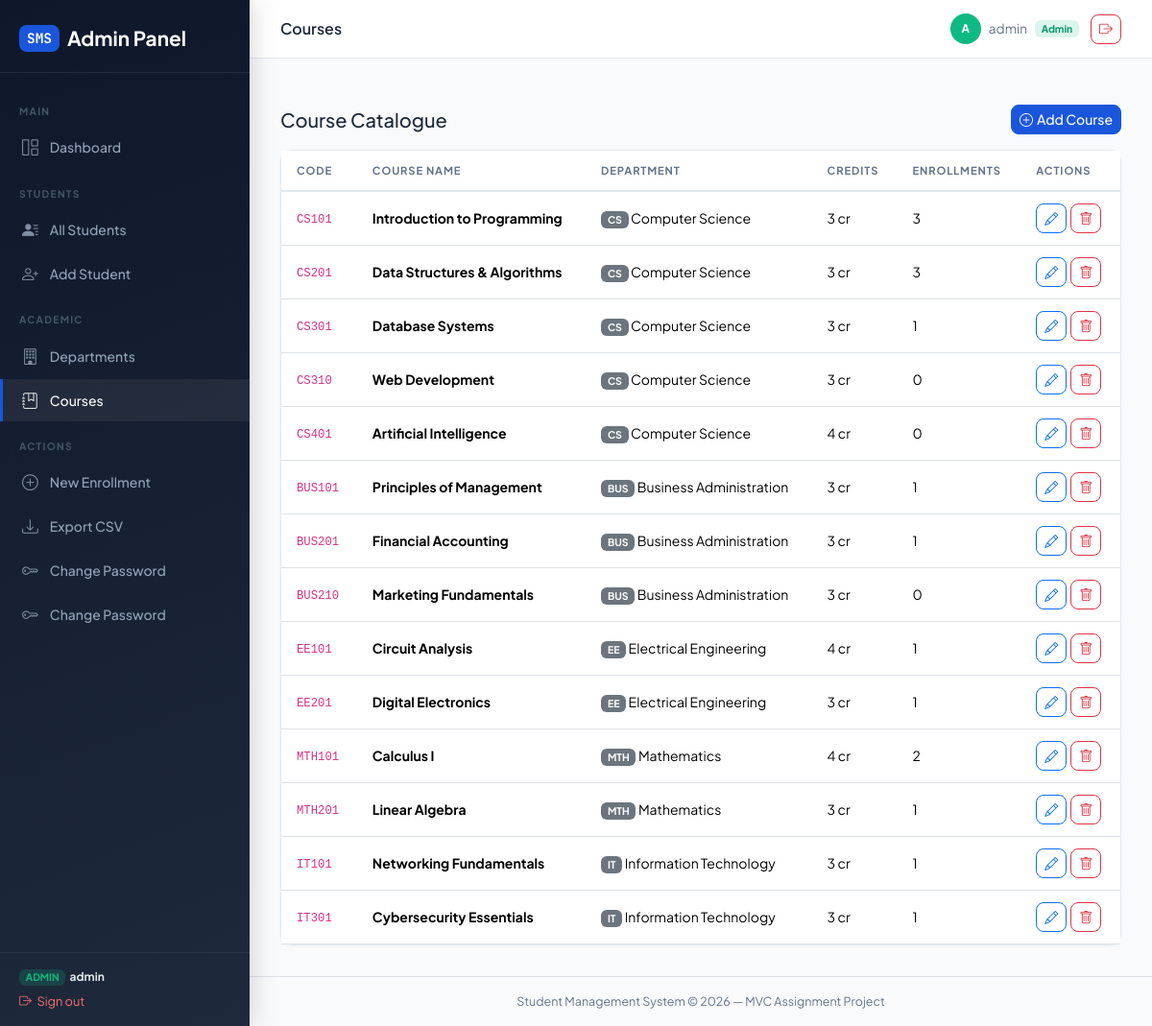
The app's page /courses/ (signed in) with its own data.
### students/models.py (models this page shows, shortened)
class Course(models.Model):
    department = models.ForeignKey(Department, on_delete=models.CASCADE, related_name='courses')
    name = models.CharField(max_length=150)
    code = models.CharField(max_length=15, unique=True)
    credits = models.PositiveSmallIntegerField(
        default=3, validators=[MinValueValidator(1), MaxValueValidator(6)])
    description = models.TextField(blank=True)
    class Meta:
        ordering = ['code']

class Department(models.Model):
    name = models.CharField(max_length=100, unique=True)
    code = models.CharField(max_length=10, unique=True, help_text="Short code, e.g. CS, BUS")
    description = models.TextField(blank=True)
    created_at = models.DateTimeField(auto_now_add=True)
    class Meta:
        ordering = ['name']

### students/views.py (the view)
# urls.py: path('courses/',                    views.course_list,   name='course_list'),
@admin_required
def course_list(request):
    courses = Course.objects.select_related('department').annotate(
        enrollment_count=Count('enrollments'))
    return render(request, 'students/course_list.html', {'courses': courses})

### students/access.py (called while the page is built)
def is_admin(user):
    return user.is_authenticated and (user.is_staff or user.is_superuser)

def admin_required(view_func):
    @wraps(view_func)
    def wrapper(request, *args, **kwargs):
        if not request.user.is_authenticated:
            messages.warning(request, 'Please log in to access that page.')
            return redirect('landing')
        if not is_admin(request.user):
            messages.error(request, 'You do not have permission to access that page.')
            return redirect('student_portal')
        return view_func(request, *args, **kwargs)
    return wrapper

### students/templates/students/course_list.html (shortened to what this page needs)
{% extends 'students/base.html' %}
{% block page_title %}Courses{% endblock %}
{% block content %}
<div class="d-flex justify-content-between align-items-center mb-3">
  <h5 class="fw-700 mb-0">Course Catalogue</h5>
  {% if user.is_authenticated %}
  <a href="{% url 'course_create' %}" class="btn btn-sm btn-primary">
    <i class="bi bi-plus-circle me-1"></i>Add Course
  </a>
  {% endif %}
</div>
<div class="card">
  <div class="card-body p-0">
    {% if courses %}
    <table class="table table-hover mb-0">
      <thead>
        <tr>
          <th>Code</th>
          <th>Course Name</th>
          <th>Department</th>
          <th>Credits</th>
          <th>Enrollments</th>
          {% if user.is_authenticated %}<th>Actions</th>{% endif %}
        </tr>
      </thead>
      <tbody>
        {% for c in courses %}
        <tr>
          <td><code>{{ c.code }}</code></td>
          <td><strong>{{ c.name }}</strong></td>
          <td><span class="badge bg-secondary">{{ c.department.code }}</span> {{ c.department.name }}</td>
          <td>{{ c.credits }} cr</td>
          <td>{{ c.enrollment_count }}</td>
          {% if user.is_authenticated %}
          <td>
            <div class="d-flex gap-1">
              <a href="{% url 'course_edit' c.pk %}" class="btn btn-sm btn-outline-primary">
                <i class="bi bi-pencil"></i>
              </a>
              <a href="{% url 'course_delete' c.pk %}" class="btn btn-sm btn-outline-danger">
                <i class="bi bi-trash"></i>
              </a>
            </div>
          </td>
          {% endif %}
        </tr>
        {% endfor %}
      </tbody>
    </table>
    {% endif %}
  </div>
</div>
{% endblock %}

### students/templates/students/base.html (shortened to what this page needs)
<!DOCTYPE html>
<html lang="en">
<head>
  <link href="https://cdn.jsdelivr.net/npm/bootstrap@5.3.2/dist/css/bootstrap.min.css"
        rel="stylesheet"/>
  <link href="https://cdn.jsdelivr.net/npm/bootstrap-icons@1.11.3/font/bootstrap-icons.css"
        rel="stylesheet"/>
</head>
<body>
<aside class="sidebar" id="sidebar">
  <div class="sidebar-brand">
    <a href="{% if user.is_authenticated %}{% if user.is_staff or user.is_superuser %}{% url 'home' %}{% else %}{% url 'student_portal' %}{% endif %}{% else %}{% url 'landing' %}{% endif %}" class="logo">
      <span>SMS</span> {% if user.is_authenticated and not user.is_staff and not user.is_superuser %}Student Portal{% else %}Admin Panel{% endif %}
    </a>
  </div>
  <nav class="sidebar-nav">
    {% if user.is_authenticated and not user.is_staff and not user.is_superuser %}
      <div class="nav-section-label">My Portal</div>
      <a href="{% url 'student_portal' %}"
         class="sidebar-link {% if request.resolver_match.url_name == 'student_portal' %}active{% endif %}">
        <i class="bi bi-grid-1x2"></i> My Dashboard
      </a>
      <a href="{% url 'student_profile_view' %}"
         class="sidebar-link {% if request.resolver_match.url_name == 'student_profile_view' %}active{% endif %}">
        <i class="bi bi-person-circle"></i> My Profile
      </a>
      <div class="nav-section-label">Academic</div>
      <a href="{% url 'course_list' %}"
         class="sidebar-link {% if request.resolver_match.url_name == 'course_list' %}active{% endif %}">
        <i class="bi bi-journal-bookmark"></i> Course Catalogue
      </a>
      <a href="{% url 'department_list' %}"
         class="sidebar-link {% if request.resolver_match.url_name == 'department_list' %}active{% endif %}">
        <i class="bi bi-building"></i> Departments
      </a>
    {% elif user.is_authenticated %}
      <div class="nav-section-label">Main</div>
      <a href="{% url 'home' %}"
         class="sidebar-link {% if request.resolver_match.url_name == 'home' %}active{% endif %}">
        <i class="bi bi-grid-1x2"></i> Dashboard
      </a>
      <div class="nav-section-label">Students</div>
      <a href="{% url 'student_list' %}"
         class="sidebar-link {% if request.resolver_match.url_name == 'student_list' or request.resolver_match.url_name == 'student_detail' %}active{% endif %}">
        <i class="bi bi-person-lines-fill"></i> All Students
      </a>
      <a href="{% url 'student_create' %}" class="sidebar-link">
        <i class="bi bi-person-plus"></i> Add Student
      </a>
      <div class="nav-section-label">Academic</div>
      <a href="{% url 'department_list' %}"
         class="sidebar-link {% if 'department' in request.resolver_match.url_name %}active{% endif %}">
        <i class="bi bi-building"></i> Departments
      </a>
      <a href="{% url 'course_list' %}"
         class="sidebar-link {% if 'course' in request.resolver_match.url_name %}active{% endif %}">
        <i class="bi bi-journal-bookmark"></i> Courses
      </a>
      <div class="nav-section-label">Actions</div>
      <a href="{% url 'enrollment_create' %}" class="sidebar-link">
        <i class="bi bi-plus-circle"></i> New Enrollment
      </a>
      <a href="{% url 'export_students_csv' %}" class="sidebar-link">
        <i class="bi bi-download"></i> Export CSV
      </a>
      <a href="{% url 'admin_change_password' %}"
         class="sidebar-link {% if request.resolver_match.url_name == 'admin_change_password' %}active{% endif %}">
        <i class="bi bi-key"></i> Change Password
      </a>
      <a href="{% url 'admin_change_password' %}"
         class="sidebar-link {% if request.resolver_match.url_name == 'admin_change_password' %}active{% endif %}">
        <i class="bi bi-key"></i> Change Password
      </a>
    {% endif %}
  </nav>
  <div class="sidebar-footer">
    {% if user.is_authenticated %}
      {% if user.is_staff or user.is_superuser %}
        <div style="font-size:.75rem;margin-bottom:.4rem">
          <span class="badge" style="background:rgba(16,185,129,.2);color:#10b981;font-size:.65rem">ADMIN</span>
          &nbsp;<strong style="color:#e2e8f0">{{ user.username }}</strong>
        </div>
      {% else %}
        <div style="font-size:.75rem;margin-bottom:.4rem">
          <span class="badge" style="background:rgba(59,130,246,.2);color:#60a5fa;font-size:.65rem">STUDENT</span>
          &nbsp;<strong style="color:#e2e8f0">{{ user.username }}</strong>
        </div>
      {% endif %}
      <form method="post" action="{% url 'logout' %}" style="margin:0">
        <button type="submit"
                style="background:none;border:none;padding:0;cursor:pointer;font-size:.8rem;color:#f87171;text-decoration:none;display:flex;align-items:center;gap:.35rem;">
          <i class="bi bi-box-arrow-right"></i> Sign out
        </button>
      </form>
    {% endif %}
  </div>
</aside>
<div class="main-wrapper">
  <header class="topbar">
    <div class="d-flex align-items-center gap-3">
      <span class="page-title">{% block page_title %}Student Management System{% endblock %}</span>
    </div>
    <div class="user-pill">
      {% if user.is_authenticated %}
        <div class="user-avatar"
             style="{% if user.is_staff or user.is_superuser %}background:#10b981{% else %}background:#3b82f6{% endif %}">
          {{ user.username|first|upper }}
        </div>
        <span>{{ user.username }}</span>
        {% if user.is_staff or user.is_superuser %}
          <span class="badge" style="background:rgba(16,185,129,.15);color:#059669;font-size:.65rem;border-radius:6px">Admin</span>
        {% else %}
          <span class="badge" style="background:rgba(59,130,246,.15);color:#2563eb;font-size:.65rem;border-radius:6px">Student</span>
        {% endif %}
        <form method="post" action="{% url 'logout' %}" style="margin:0;display:inline">
          <button type="submit" class="btn btn-sm btn-outline-danger ms-1" title="Logout">
            <i class="bi bi-box-arrow-right"></i>
          </button>
        </form>
      {% else %}
        <a href="{% url 'login' %}" class="btn btn-sm btn-primary">
          <i class="bi bi-box-arrow-in-right me-1"></i>Login
        </a>
        <a href="{% url 'student_register' %}" class="btn btn-sm btn-outline-secondary">Register</a>
      {% endif %}
    </div>
  </header>
  <div class="px-4 pt-3">
  </div>
  <main class="content-area">
    {% block content %}{% endblock %}
  </main>
  <footer class="text-center py-3 border-top" style="font-size:.78rem;color:var(--muted)">
    Student Management System &copy; 2026 — MVC Assignment Project
  </footer>
</div>
</body>
</html>

### students/templates/students/base.html (style rules this page uses)
:root { --primary: #1a56db; --primary-d: #1245b5; --accent: #f59e0b; --success: #10b981; --danger: #ef4444; --surface: #f8fafc; --card: #ffffff; --border: #e2e8f0; --text: #1e293b; --muted: #64748b; --sidebar-w: 260px; }
*, *::before, *::after { box-sizing: border-box; }
body { font-family: 'Plus Jakarta Sans', sans-serif; background: var(--surface); color: var(--text); margin: 0; min-height: 100vh; display: flex; }
.sidebar { width: var(--sidebar-w); min-height: 100vh; background: linear-gradient(160deg, #0f172a 0%, #1e293b 100%); color: #cbd5e1; display: flex; flex-direction: column; position: fixed; top: 0; left: 0; bottom: 0; z-index: 100; box-shadow: 4px 0 24px rgba(0,0,0,.15); transition: transform .3s; }
.sidebar-brand { padding: 1.5rem 1.25rem 1.25rem; border-bottom: 1px solid rgba(255,255,255,.08); }
.sidebar-brand .logo { font-size: 1.3rem; font-weight: 700; color: #fff; text-decoration: none; display: flex; align-items: center; gap: .5rem; }
.sidebar-brand .logo span { background: var(--primary); color: #fff; border-radius: 8px; padding: .2rem .5rem; font-size: .9rem; font-family: 'JetBrains Mono', monospace; }
.sidebar-nav { flex: 1; overflow-y: auto; padding: 1rem 0; }
.nav-section-label { font-size: .65rem; font-weight: 700; text-transform: uppercase; letter-spacing: .12em; color: #475569; padding: 1rem 1.25rem .4rem; }
.sidebar-link { display: flex; align-items: center; gap: .75rem; padding: .6rem 1.25rem; color: #94a3b8; text-decoration: none; border-radius: 0; font-size: .875rem; font-weight: 500; transition: all .18s; border-left: 3px solid transparent; margin: .1rem 0; }
.sidebar-link:hover, .sidebar-link.active { color: #fff; background: rgba(255,255,255,.06); border-left-color: var(--primary); }
.sidebar-link .bi { font-size: 1.05rem; opacity: .85; }
.sidebar-footer { padding: 1rem 1.25rem; border-top: 1px solid rgba(255,255,255,.06); font-size: .8rem; color: #475569; }
.main-wrapper { margin-left: var(--sidebar-w); flex: 1; display: flex; flex-direction: column; min-height: 100vh; }
.topbar { background: var(--card); border-bottom: 1px solid var(--border); padding: .875rem 2rem; display: flex; align-items: center; justify-content: space-between; position: sticky; top: 0; z-index: 50; }
.topbar .page-title { font-size: 1rem; font-weight: 600; color: var(--text); }
.topbar .user-pill { display: flex; align-items: center; gap: .5rem; font-size: .85rem; color: var(--muted); }
.user-avatar { width: 32px; height: 32px; background: var(--primary); border-radius: 50%; display: flex; align-items: center; justify-content: center; color: #fff; font-size: .75rem; font-weight: 700; }
.content-area { padding: 2rem; flex: 1; }
.card { border: 1px solid var(--border); border-radius: 12px; box-shadow: 0 1px 4px rgba(0,0,0,.04); }
.table th { font-size: .7rem; text-transform: uppercase; letter-spacing: .08em; font-weight: 700; color: var(--muted); border-bottom: 2px solid var(--border); padding: .75rem 1rem; }
.table td { padding: .75rem 1rem; vertical-align: middle; font-size: .875rem; }
.btn { border-radius: 8px; font-weight: 500; font-size: .875rem; }
.btn-primary { background:var(--primary); border-color:var(--primary); }

### records on screen
Course: code "CS101", name "Introduction to Programming", department.code "CS", department.name "Computer Science", credits "3", enrollment_count "3"
Course: code "CS201", name "Data Structures & Algorithms", department.code "CS", department.name "Computer Science", credits "3", enrollment_count "3"
Course: code "CS301", name "Database Systems", department.code "CS", department.name "Computer Science", credits "3", enrollment_count "1"
Course: code "CS310", name "Web Development", department.code "CS", department.name "Computer Science", credits "3", enrollment_count "0"
Course: code "CS401", name "Artificial Intelligence", department.code "CS", department.name "Computer Science", credits "4", enrollment_count "0"
Course: code "BUS101", name "Principles of Management", department.code "BUS", department.name "Business Administration", credits "3", enrollment_count "1"
Course: code "BUS201", name "Financial Accounting", department.code "BUS", department.name "Business Administration", credits "3", enrollment_count "1"
Course: code "BUS210", name "Marketing Fundamentals", department.code "BUS", department.name "Business Administration", credits "3", enrollment_count "0"
Course: code "EE101", name "Circuit Analysis", department.code "EE", department.name "Electrical Engineering", credits "4", enrollment_count "1"
Course: code "EE201", name "Digital Electronics", department.code "EE", department.name "Electrical Engineering", credits "3", enrollment_count "1"
Course: code "MTH101", name "Calculus I", department.code "MTH", department.name "Mathematics", credits "4", enrollment_count "2"
Course: code "MTH201", name "Linear Algebra", department.code "MTH", department.name "Mathematics", credits "3", enrollment_count "1"
Course: code "IT101", name "Networking Fundamentals", department.code "IT", department.name "Information Technology", credits "3", enrollment_count "1"
Course: code "IT301", name "Cybersecurity Essentials", department.code "IT", department.name "Information Technology", credits "3", enrollment_count "1"

### other values on screen
{{ user.username }} "admin"
{{ user.username|first|upper }} "A"
